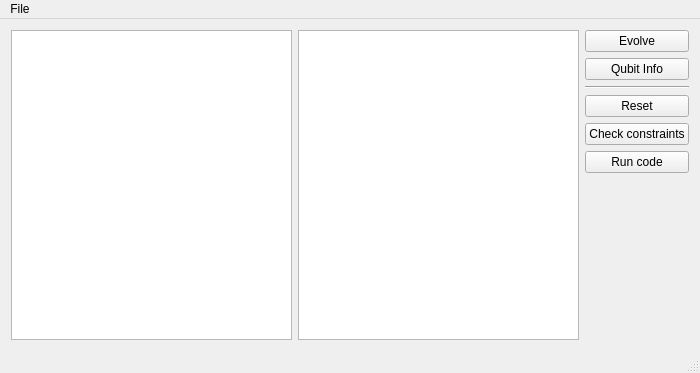
<?xml version="1.0" encoding="UTF-8"?>
<ui version="4.0">
 <class>MainWindow</class>
 <widget class="QMainWindow" name="MainWindow">
  <property name="geometry">
   <rect>
    <x>0</x>
    <y>0</y>
    <width>700</width>
    <height>373</height>
   </rect>
  </property>
  <property name="contextMenuPolicy">
   <enum>Qt::NoContextMenu</enum>
  </property>
  <property name="windowTitle">
   <string>Crossbar Simulator</string>
  </property>
  <property name="animated">
   <bool>true</bool>
  </property>
  <widget class="QWidget" name="centralWidget">
   <property name="sizePolicy">
    <sizepolicy hsizetype="MinimumExpanding" vsizetype="MinimumExpanding">
     <horstretch>0</horstretch>
     <verstretch>0</verstretch>
    </sizepolicy>
   </property>
   <layout class="QGridLayout" name="gridLayout">
    <item row="1" column="0">
     <layout class="QVBoxLayout" name="verticalLayout">
      <property name="spacing">
       <number>6</number>
      </property>
      <item>
       <layout class="QHBoxLayout" name="horizontalLayout_2">
        <item>
         <widget class="QPlainTextEdit" name="editor">
          <property name="sizePolicy">
           <sizepolicy hsizetype="Expanding" vsizetype="Expanding">
            <horstretch>0</horstretch>
            <verstretch>0</verstretch>
           </sizepolicy>
          </property>
         </widget>
        </item>
        <item>
         <widget class="QGraphicsView" name="crossbarGrid"/>
        </item>
        <item>
         <layout class="QVBoxLayout" name="verticalLayout_2">
          <property name="spacing">
           <number>6</number>
          </property>
          <property name="sizeConstraint">
           <enum>QLayout::SetDefaultConstraint</enum>
          </property>
          <item>
           <widget class="QPushButton" name="evolveButton">
            <property name="text">
             <string>Evolve</string>
            </property>
           </widget>
          </item>
          <item>
           <widget class="QPushButton" name="qubitInfoButton">
            <property name="text">
             <string>Qubit Info</string>
            </property>
           </widget>
          </item>
          <item>
           <widget class="Line" name="line">
            <property name="orientation">
             <enum>Qt::Horizontal</enum>
            </property>
           </widget>
          </item>
          <item>
           <widget class="QPushButton" name="resetButton">
            <property name="text">
             <string>Reset</string>
            </property>
           </widget>
          </item>
          <item>
           <widget class="QPushButton" name="checkConstraintsButton">
            <property name="text">
             <string>Check constraints</string>
            </property>
           </widget>
          </item>
          <item>
           <widget class="QPushButton" name="runCodeButton">
            <property name="enabled">
             <bool>true</bool>
            </property>
            <property name="text">
             <string>Run code</string>
            </property>
           </widget>
          </item>
          <item>
           <spacer name="verticalSpacer">
            <property name="orientation">
             <enum>Qt::Vertical</enum>
            </property>
            <property name="sizeHint" stdset="0">
             <size>
              <width>20</width>
              <height>40</height>
             </size>
            </property>
           </spacer>
          </item>
         </layout>
        </item>
       </layout>
      </item>
     </layout>
    </item>
   </layout>
  </widget>
  <widget class="QMenuBar" name="menuBar">
   <property name="geometry">
    <rect>
     <x>0</x>
     <y>0</y>
     <width>700</width>
     <height>25</height>
    </rect>
   </property>
   <property name="nativeMenuBar">
    <bool>false</bool>
   </property>
   <widget class="QMenu" name="menuFile">
    <property name="title">
     <string>File</string>
    </property>
    <addaction name="actionOpen"/>
    <addaction name="actionSettings"/>
    <addaction name="actionExit"/>
   </widget>
   <addaction name="menuFile"/>
  </widget>
  <widget class="QStatusBar" name="statusBar"/>
  <action name="actionExit">
   <property name="text">
    <string>Exit</string>
   </property>
  </action>
  <action name="actionSettings">
   <property name="text">
    <string>Settings</string>
   </property>
  </action>
  <action name="actionOpen">
   <property name="text">
    <string>Open...</string>
   </property>
  </action>
 </widget>
 <layoutdefault spacing="6" margin="11"/>
 <resources/>
 <connections/>
 <slots>
  <slot>change_dir()</slot>
  <slot>validate_dir()</slot>
  <slot>filter_state_changed()</slot>
  <slot>validate_regex()</slot>
 </slots>
</ui>
